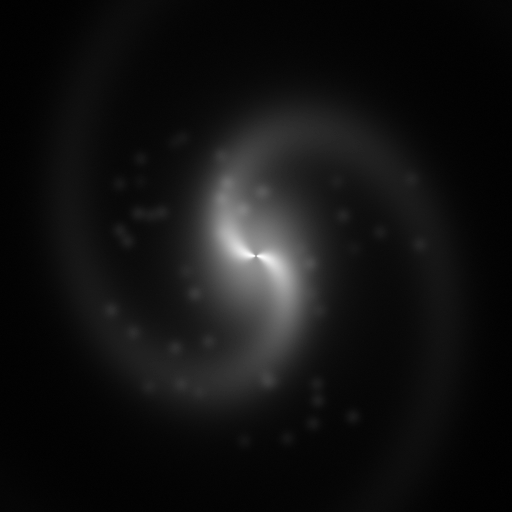
#> input picture 5_Imaging/figures/synthetic_spiral_galaxy.png, 512 x 512 px
$ jupyter execute --allow-errors 5_2_sampling_functions_and_psfs.ipynb   (shell and % lines are left out)
#> lines starting #> are read from the running program, lines starting #| are printed output that depends on the picture; after the words box and inside, x2 and y2 are one past the last pixel; in counts of white or black regions, pixels touching at a corner belong together
### 5_Imaging/track_simulator.py
import numpy as np


def sim_uv(
    hour_angle_start,
    ref_dec,
    observation_length_in_hrs,
    integration_length,
    enu_coords,
    latitude,
    plot_on=False,
    same_scales_plot=False,
    plot_channel=299_792_458.0 / 1e9,
    include_autocorrelations=True,
):
    """Simulate UVW coordinates from an ENU layout and hour angle in degrees."""
    enu_coords = np.asarray(enu_coords, dtype=float)
    if enu_coords.ndim != 2 or enu_coords.shape[1] != 3:
        raise ValueError("enu_coords must have shape (n_antennas, 3)")
    if enu_coords.shape[0] == 0:
        raise ValueError("enu_coords must contain at least one antenna")
    if integration_length <= 0 or observation_length_in_hrs < integration_length:
        raise ValueError("observation length must include at least one positive integration")

    diagonal = 0 if include_autocorrelations else 1
    ant_p, ant_q = np.triu_indices(enu_coords.shape[0], k=diagonal)
    east, north, up = (enu_coords[ant_p] - enu_coords[ant_q]).T
    latitude = np.deg2rad(latitude)
    xyz = np.column_stack(
        (
            np.cos(latitude) * up - np.sin(latitude) * north,
            east,
            np.sin(latitude) * up + np.cos(latitude) * north,
        )
    )

    n_times = int(observation_length_in_hrs / integration_length)
    hour_angle = np.deg2rad(
        hour_angle_start + 15.0 * integration_length * np.arange(n_times)
    )
    declination = np.deg2rad(ref_dec)
    sin_h, cos_h = np.sin(hour_angle)[:, None], np.cos(hour_angle)[:, None]
    x, y, z = xyz.T
    uvw = np.stack(
        (
            -sin_h * x + cos_h * y,
            -np.sin(declination) * cos_h * x
            - np.sin(declination) * sin_h * y
            + np.cos(declination) * z,
            np.cos(declination) * cos_h * x
            + np.cos(declination) * sin_h * y
            + np.sin(declination) * z,
        ),
        axis=-1,
    ).reshape(-1, 3)

    if plot_on:
        from matplotlib import pyplot as plt

        hrs = int(observation_length_in_hrs)
        mins = int(observation_length_in_hrs * 60 - hrs * 60)
        scaled_uv = uvw[:, :2] / plot_channel / 1e3
        plt.figure(figsize=(8, 8))
        plt.title(
            f"UV COVERAGE ({hrs:d}h:{mins:d}m @ HA0={hour_angle_start:f}, DEC={ref_dec:f})"
        )
        plt.plot(scaled_uv[:, 0], scaled_uv[:, 1], "r.", label="Baselines")
        plt.plot(-scaled_uv[:, 0], -scaled_uv[:, 1], "b.", label="Conjugate Baselines")
        plt.xlabel(r"u ($k\lambda$)")
        plt.ylabel(r"v ($k\lambda$)")
        plt.legend(bbox_to_anchor=(1.75, 1.0))
        if same_scales_plot:
            max_value = np.max(np.abs(scaled_uv))
            plt.xlim([-max_value, max_value])
            plt.ylim([-max_value, max_value])
        plt.show()
    return uvw

### 5_Imaging/5_2_sampling_functions_and_psfs.ipynb
***

* [总目录](../0_Introduction/0_introduction.ipynb)
* [术语表](../0_Introduction/1_glossary.ipynb)
* [第 5 章：成像](5_0_introduction.ipynb)
    * 上一节：[5.1 幅度、相位与成像关系](5_1_spatial_frequencies.ipynb)
    * 下一节：[5.3 网格化与反网格化](5_3_gridding_and_degridding.ipynb)

***

[cell 1]
import numpy as np
import matplotlib.pyplot as plt
import matplotlib.image as mpimg
from pathlib import Path
from IPython.display import HTML
import track_simulator
#> (the rest of this cell did not finish here and is left out)

导入本节所需的专用模块。

[cell 2]
HTML('../style/code_toggle.html')

## 5.2 采样函数与点扩散函数<a id='imaging:sec:samplingPSF'></a>

第 5.1 节说明了复可见度如何作为条纹系数参与图像合成。真实干涉阵不能测得完整、连续的可见度函数 $V(u,v)$，只能获得有限数量的离散样本。因此，成像时进行逆傅里叶变换的不是 $V(u,v)$ 本身，而是经过采样函数截断和加权后的可见度分布。脏图像、脏波束以及后续的去卷积问题均由这种不完备采样产生。

采样在频域中表现为乘法，在图像域中对应卷积；这一关系是解释脏图像和脏波束的基础。本节先讨论理想化的规则采样和圆形孔径，再转向真实阵列的 $uv$ 覆盖与点扩散函数，最后说明观测时长、带宽、阵列布局和权重如何共同决定空间尺度响应。

[cell 3]
FIG_DIR = Path('figures')
FIG_DIR.mkdir(exist_ok=True)
C = 299792458.0
KAT7_ENU = np.array([
    [ 25.095,  -9.095,  0.045],
    [ 90.284,  26.380, -0.226],
    [  3.985,  26.893,  0.000],
    [-21.605,  25.494,  0.019],
    [-38.272,  -2.592,  0.391],
    [-61.595, -79.699,  0.702],
    [-87.988,  75.754,  0.138],
], dtype=float)
KAT7_LATITUDE = -(30.0 + 43.0 / 60.0 + 17.34 / 3600.0)


def rgb_to_gray(img):
    arr = img[..., :3].astype(float)
    if arr.max() > 1.5:
        arr /= 255.0
    return 0.2989 * arr[..., 0] + 0.5870 * arr[..., 1] + 0.1140 * arr[..., 2]


def normalize(arr):
    arr = np.asarray(arr, dtype=float)
    maxval = np.max(np.abs(arr))
    return arr if maxval == 0 else arr / maxval


def circular_mask(size, outer_radius, inner_radius=0.0):
    yy, xx = np.mgrid[0:size, 0:size]
    rr = np.sqrt((xx - size / 2.0) ** 2 + (yy - size / 2.0) ** 2)
    mask = ((rr <= outer_radius) & (rr >= inner_radius)).astype(float)
    return mask


def fft_image(image):
    return np.fft.fftshift(np.fft.fft2(image))


def ifft_image(vis):
    return np.fft.ifft2(np.fft.ifftshift(vis)).real


def dirty_image_from_mask(image, mask):
    return ifft_image(fft_image(image) * mask)


def dirty_beam_from_mask(mask):
    beam = np.fft.fftshift(np.fft.ifft2(np.fft.ifftshift(mask))).real
    return normalize(beam)


def central_crop(image, half_width=56):
    cy = image.shape[0] // 2
    cx = image.shape[1] // 2
    return image[cy - half_width:cy + half_width, cx - half_width:cx + half_width]


def simulate_uv_tracks(enu, latitude, declination, obs_hours, int_minutes=2.0, freqs_hz=(1.4e9,)):
    uvw_m = track_simulator.sim_uv(
        -7.5 * obs_hours, declination, obs_hours, int_minutes / 60.0, enu, latitude,
        include_autocorrelations=False,
    )
    uv_list = []
    for freq in np.atleast_1d(freqs_hz):
        wavelength = C / freq
        uv = uvw_m[:, :2] / wavelength
        uv_list.append(uv)
        uv_list.append(-uv)
    return np.vstack(uv_list)


def rasterize_uv(uv, grid_size=384, uv_max=None, binary=False):
    uv = np.asarray(uv, dtype=float)
    if uv_max is None:
        uv_max = np.max(np.abs(uv)) * 1.02
    mask = np.zeros((grid_size, grid_size), dtype=float)
    if uv_max == 0:
        return mask
    x = np.clip(np.round((uv[:, 0] / uv_max * 0.5 + 0.5) * (grid_size - 1)).astype(int), 0, grid_size - 1)
    y = np.clip(np.round((uv[:, 1] / uv_max * 0.5 + 0.5) * (grid_size - 1)).astype(int), 0, grid_size - 1)
    for xi, yi in zip(x, y):
        if binary:
            mask[yi, xi] = 1.0
        else:
            mask[yi, xi] += 1.0
    return mask


def synthetic_sky(size=256):
    y, x = np.mgrid[-1:1:complex(size), -1:1:complex(size)]
    sky = (
        0.9 * np.exp(-0.5 * ((x / 0.45) ** 2 + (y / 0.22) ** 2))
        + 0.35 * np.exp(-0.5 * (((x + 0.35) / 0.08) ** 2 + ((y - 0.25) / 0.06) ** 2))
        + 0.25 * np.exp(-0.5 * (((x - 0.32) / 0.05) ** 2 + ((y + 0.18) / 0.05) ** 2))
    )
    return normalize(sky)

### 5.2.1 采样方程与脏图像

若理想可见度函数记为 $V(u,v)$，真实阵列的离散采样可写成一个加权采样函数

$$
S(u,v)=\sum_{i=1}^{Q} w_i\,\delta(u-u_i)\,\delta(v-v_i),
$$

于是加权后的离散可见度分布是

$$
V_s(u,v)=S(u,v)\,V(u,v).
$$

这里采用[章首约定](5_0_introduction.ipynb#imaging:sec:normalization_units)，将 $w_i=w_i^{\rm stat}q_i$ 分为逆噪声方差权重和成像重加权；标记为无效的数据不进入求和。$V_s$ 是由狄拉克 delta 函数组成的加权分布，并不表示仪器在所有 $(u,v)$ 处连续测得了 $V$。对于直接离散傅里叶变换（DFT），令 $\eta=\sum_i w_i$，并将脏波束中心响应归一化为 1，可得

$$
I_D(l,m)=\frac{1}{\eta}\mathcal{F}^{-1}\{V_s\}=\frac{1}{\eta}\mathcal{F}^{-1}\{S\}\,*\,\mathcal{F}^{-1}\{V\}
       = B_D(l,m) * I_{\rm app}(l,m),
$$

其中

$$
B_D(l,m)=\frac{1}{\eta}\mathcal{F}^{-1}\{S(u,v)\},\qquad B_D(0,0)=1
$$

称为脏波束或点扩散函数，$I_D$ 则称为脏图像。这是二维、线性且平移不变近似下的卷积方程；宽视场中的方向相关响应会使 PSF 随位置变化，此时不能继续使用单一的全局卷积。对于实值 Stokes-I 天空，将每个 $(u_i,v_i,V_i)$ 与 $(-u_i,-v_i,V_i^*)$ 成对表示可保证脏图为实值；若数据本身已经同时存有两种相关顺序，则不能再无条件复制。公式中的卷积表示算子关系，最终单位是 $\mathrm{Jy\,dirty\ beam^{-1}}$、$\mathrm{Jy\,pixel^{-1}}$ 还是其他形式，取决于章首所列的 PSF 和像元归一化约定。

规则采样是上述一般公式的一种特殊情形。若在一维中使用梳状函数（Shah function）

$$
\operatorname{III}_a(x)=\sum_{n=-\infty}^{\infty}\delta(x-na)
$$

去采样连续信号，就会得到熟悉的 Nyquist 条件和混叠现象。射电干涉测量与普通数字化的关键差别在于：CCD 在图像域采样，而干涉阵在空间频率域采样，因此混叠和卷积伪影会出现在完全不同的位置。

[cell 4]
x = np.linspace(-5.0, 5.0, 2001)
comb_positions = np.arange(-5, 6, 1)
low_freq = np.sin(1.2 * x)
high_freq = 0.5 * np.sin(5.0 * x)

sampled_low = np.sin(1.2 * comb_positions)
sampled_high = 0.5 * np.sin(5.0 * comb_positions)

#> (the rest of this cell did not finish here and is left out)

**图 5.2.1：一维梳状函数采样与混叠。** 低空间频率信号在采样后仍能保持原有变化趋势；高空间频率信号则在离散样本上表现为较低频率的变化，即发生混叠。干涉成像虽然在频域而不是图像域中采样，但缺失或混叠的频率同样会系统性地影响恢复结果。

### 5.2.2 圆盘采样、环形采样与空间滤波

采样函数最直观的物理原型，是一个有限口径。若在频域中保留一个圆盘区域，实际上做的是低通滤波：保留大尺度结构、抹去高频细节。若只保留一个环形区域，则相当于带通滤波：既丢掉最低频，也丢掉最高频，只保留中间尺度结构。

这个直觉对于干涉阵尤其重要。缺少长基线意味着高频不够，图像会变模糊；缺少短基线意味着低频不够，图像中的大尺度背景会被削弱甚至整体被“减去平均值”。因此，常说的“短基线决定大尺度结构、长基线决定分辨率”，本质上就是对采样函数几何形状的另一种说法。

[cell 5]
galaxy = rgb_to_gray(mpimg.imread('figures/synthetic_spiral_galaxy.png'))[::2, ::2]
#> galaxy: shape (256, 256) float64; min 0, max 1, mean 0.0708
size = galaxy.shape[0]
#> size = 256
disk_mask = circular_mask(size, 26, 0)
annulus_mask = circular_mask(size, 70, 18)

disk_beam = dirty_beam_from_mask(disk_mask)
#> in dirty_beam_from_mask, `beam = np.fft.fftshift(np.fft.ifft2(np.fft.ifftshift(mask))).real`:
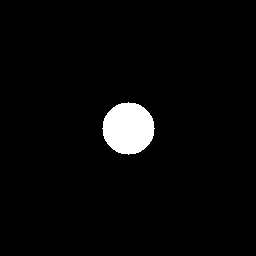
#> mask: shape (256, 256) float64; values 0 (black) and 1 (white), 3.2% white; 1 white region, box (x1, y1, x2, y2) and area: (102, 102, 155, 155) 2121
annulus_beam = dirty_beam_from_mask(annulus_mask)
#> in dirty_beam_from_mask (call 2), `beam = np.fft.fftshift(np.fft.ifft2(np.fft.ifftshift(mask))).real`:
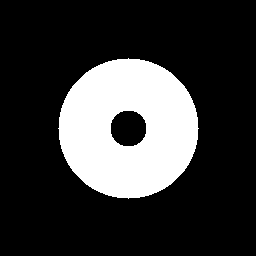
#> mask: shape (256, 256) float64; values 0 (black) and 1 (white), 21.9% white; 1 white region, box (x1, y1, x2, y2) and area: (58, 58, 199, 199) 14368
disk_image = normalize(dirty_image_from_mask(galaxy, disk_mask))
annulus_image = normalize(dirty_image_from_mask(galaxy, annulus_mask))
#> in ifft_image (call 2), `return np.fft.ifft2(np.fft.ifftshift(vis)).real`:
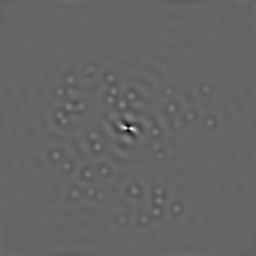
#> returned value: shape (256, 256) float64; min -0.154, max 0.234, mean -7.94e-21; drawn with min black and max white

#> (the rest of this cell did not finish here and is left out)

**图 5.2.2：圆盘采样与环形采样的空间滤波作用。** 完整圆盘主要保留低频，因此图像趋于平滑；环形采样会抑制中心低频分量，使大尺度亮度背景减弱，并保留较多边缘和中等尺度结构。对于干涉阵，缺失短基线造成的大尺度通量损失正是这种空间滤波效应的表现。

### 5.2.3 综合孔径时间对脏波束的影响

真实阵列的采样函数不再是规则几何图形，而是由阵列布局和地球自转共同决定。随着观测时间增加，同一组物理基线在 $uv$ 平面上形成逐渐延长的轨迹，原本稀疏的离散采样逐步扩展为弧线或椭圆。覆盖通常会变得更加均匀，较强旁瓣可能降低；主瓣宽度则由实际采得的最大投影基线和权重共同决定，并不一定随观测时间单调减小。

[cell 6]
time_cases = [('10 min', 10.0 / 60.0), ('2 h', 2.0), ('12 h', 12.0)]
time_uv = [simulate_uv_tracks(KAT7_ENU, KAT7_LATITUDE, -30.0, hours, int_minutes=1.0) for _, hours in time_cases]
uv_max = max(np.max(np.abs(uv)) for uv in time_uv)

#> (the rest of this cell did not finish here and is left out)

**图 5.2.3：观测时长对 $uv$ 覆盖与脏波束的影响。** KAT-7 指向赤纬 $-30^\circ$，并以中天为观测中心，观测时长由 10 分钟增加到 12 小时。观测时间的增加不改变物理基线，但地球自转能够补充更多投影方向，使旁瓣分布通常更加均匀。图中仅使用互相关数据，未将自相关误认为零间距可见度。

### 5.2.4 带宽综合对采样的改善

在单个频率通道内，给定物理基线的空间频率坐标满足 $u=b_x/\lambda$、$v=b_y/\lambda$。因此，当观测覆盖有限带宽，并将多个窄频率通道联合用于成像时，同一条物理基线会在 $uv$ 平面上沿径向形成一组采样点，这是多频综合成像的几何基础。增大分数带宽会增加径向跨度；在固定带宽内进一步细分通道，只会使该轨迹的离散表示更加密集，不会产生新的最短或最长物理基线。宽带成像还必须同时建立天空频谱和频率相关主波束模型，不能将所有通道简单视为同一天空亮度分布。

[cell 7]
band_cases = [
    ('1.40 GHz only', np.array([1.40e9])),
    ('two band edges', np.array([1.35e9, 1.45e9])),
    ('32 channels', np.linspace(1.35e9, 1.45e9, 32)),
]
band_uv = [simulate_uv_tracks(KAT7_ENU, KAT7_LATITUDE, -30.0, 6.0, int_minutes=2.0, freqs_hz=freqs) for _, freqs in band_cases]
uv_max = max(np.max(np.abs(uv)) for uv in band_uv)

#> (the rest of this cell did not finish here and is left out)

**图 5.2.4：带宽综合对 $uv$ 采样的影响。** 对 KAT-7 的 6 小时观测，1.35--1.45 GHz 带宽使各物理基线的采样沿径向扩展。两个频带边缘已经确定径向范围，增加中间通道只会在该范围内形成更密集的采样。中心的短基线空缺仍然存在，因为有限频带不能将非零物理间距变为真正的零间距。

### 5.2.5 指向赤纬对点扩散函数的影响

同一阵列观测不同赤纬的目标时，基线在 $uv$ 平面上的投影不同。接近天极时，轨迹更接近同心圆，脏波束也更接近径向对称；接近天赤道时，轨迹变扁甚至退化，脏波束主瓣被拉长，旁瓣增强。因此，PSF 不是阵列本身的固定属性，而是由阵列几何与观测指向共同决定的观测属性。

[cell 8]
dec_cases = [-90.0, -60.0, 0.0, 30.0]
dec_labels = [r'$-90^\circ$', r'$-60^\circ$', r'$0^\circ$', r'$+30^\circ$']
dec_uv = [simulate_uv_tracks(KAT7_ENU, KAT7_LATITUDE, dec, 6.0, int_minutes=2.0) for dec in dec_cases]
uv_max = max(np.max(np.abs(uv)) for uv in dec_uv)

#> (the rest of this cell did not finish here and is left out)

**图 5.2.5：指向赤纬对 $uv$ 覆盖与脏波束的影响。** 同一 KAT-7 阵列指向不同赤纬时，接近南天极的响应更接近圆对称；赤纬升高后，采样轨迹变得更扁，主瓣和旁瓣均表现出明显方向性。因此，实际成像中的分辨率和伪影形态与观测指向相互关联。

### 5.2.6 纯东西向阵列与二维阵列

阵列几何本身也会深刻地塑造采样函数。纯东西向阵列在某些赤纬上能够依靠地球自转补出完整轨迹，但瞬时覆盖通常较差，对低赤纬尤其不利；二维阵列则在短时间内就能给出更多方向上的空间频率样本，因此瞬时 PSF 往往更紧凑，也更适合快变源或快照成像。

#> (a cell that did not finish here is left out)

**图 5.2.6：纯东西向阵列与二维阵列的几何布局。** 为显示 WSRT 小于 0.4 m 的南北坐标差，左图相对于约 2.76 km 的东西跨度大幅放大了 $N$ 轴，因而不能依据图中斜率判断真实基线方向。二维布局在地球自转综合之前便具有更多方向的物理基线。

**图 5.2.7：WSRT 与 JVLA D 构型的瞬时和长时 $uv$ 覆盖。** 在相同赤纬下，WSRT 依靠时间综合将近一维的基线分布逐步扩展为二维采样；JVLA 在较短时间内即可获得更丰富的二维覆盖，因此更适于快照成像和低赤纬目标成像。

### 5.2.7 阵列构型本身就是空间滤波器

同一阵列的不同构型，也可以理解为不同的空间滤波器。紧凑构型拥有更多短基线，因此对低空间频率敏感，更善于恢复大尺度扩展辐射；展开构型拥有更多长基线，因此对高空间频率敏感，能够分辨精细结构，但也更容易丢失平滑背景。这不是后处理阶段“选择不同分辨率”的问题，而是采样函数在观测时就已经决定的物理选择。

[cell 10]
sky = synthetic_sky(256)
